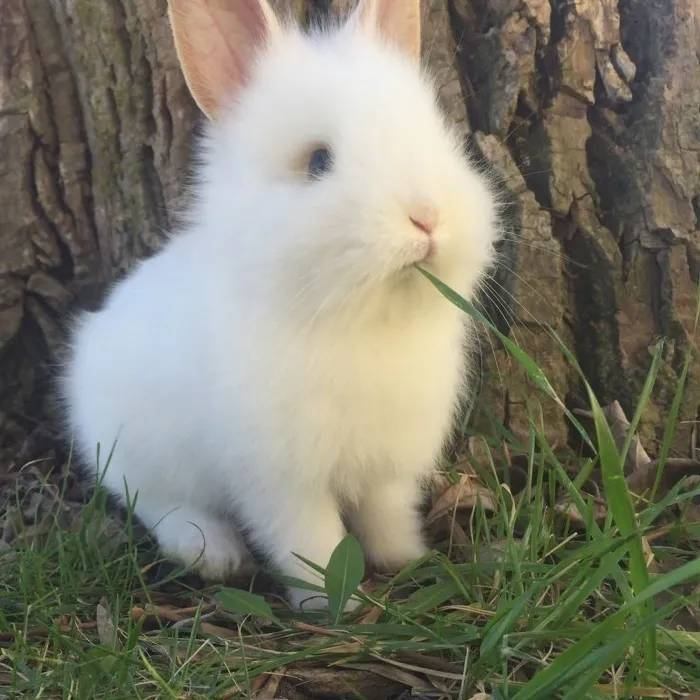
//> input picture rabbit.jpg, 700 x 700 px
$ ./main rabbit.jpg   (built with g++ and OpenCV 4)
//> lines starting //> are read from the running program, lines starting //| are printed output that depends on the picture; after the words box and inside, x2 and y2 are one past the last pixel; in counts of white or black regions, pixels touching at a corner belong together
#include "opencv2/imgcodecs.hpp"
#include "opencv2/highgui.hpp"
#include "opencv2/imgproc.hpp"
#include <iostream>
using namespace std;
using namespace cv;
static void help(char** argv)
{
    cout << "\nThis program demonstrates GrabCut segmentation -- select an object in a region\n"
        "and then grabcut will attempt to segment it out.\n"
        "Call:\n"
        << argv[0] << " <image_name>\n"
        "\nSelect a rectangular area around the object you want to segment\n" <<
        "\nHot keys: \n"
        "\tESC - quit the program\n"
        "\tr - restore the original image\n"
        "\tn - next iteration\n"
        "\n"
        "\tleft mouse button - set rectangle\n"
        "\n"
        "\tCTRL+left mouse button - set GC_BGD pixels\n"
        "\tSHIFT+left mouse button - set GC_FGD pixels\n"
        "\n"
        "\tCTRL+right mouse button - set GC_PR_BGD pixels\n"
        "\tSHIFT+right mouse button - set GC_PR_FGD pixels\n" << endl;
}
const Scalar RED = Scalar(0, 0, 255);
const Scalar PINK = Scalar(230, 130, 255);
const Scalar BLUE = Scalar(255, 0, 0);
const Scalar LIGHTBLUE = Scalar(255, 255, 160);
const Scalar GREEN = Scalar(0, 255, 0);
const int BGD_KEY = EVENT_FLAG_CTRLKEY;
const int FGD_KEY = EVENT_FLAG_SHIFTKEY;
static void getBinMask(const Mat& comMask, Mat& binMask)
{
    if (comMask.empty() || comMask.type() != CV_8UC1)
        CV_Error(Error::StsBadArg, "comMask is empty or has incorrect type (not CV_8UC1)");
    if (binMask.empty() || binMask.rows != comMask.rows || binMask.cols != comMask.cols)
        binMask.create(comMask.size(), CV_8UC1);
    binMask = comMask & 1;
}
class GCApplication
{
public:
    enum { NOT_SET = 0, IN_PROCESS = 1, SET = 2 };
    static const int radius = 2;
    static const int thickness = -1;
    void reset();
    void setImageAndWinName(const Mat& _image, const string& _winName);
    void showImage() const;
    void mouseClick(int event, int x, int y, int flags, void* param);
    int nextIter();
    int getIterCount() const { return iterCount; }
private:
    void setRectInMask();
    void setLblsInMask(int flags, Point p, bool isPr);
    const string* winName;
    const Mat* image;
    Mat mask;
    Mat bgdModel, fgdModel;
    uchar rectState, lblsState, prLblsState;
    bool isInitialized;
    Rect rect;
    vector<Point> fgdPxls, bgdPxls, prFgdPxls, prBgdPxls;
    int iterCount;
};
void GCApplication::reset()
{
    if (!mask.empty())
        mask.setTo(Scalar::all(GC_BGD));
    bgdPxls.clear(); fgdPxls.clear();
    prBgdPxls.clear();  prFgdPxls.clear();
    isInitialized = false;
    rectState = NOT_SET;
    lblsState = NOT_SET;
    prLblsState = NOT_SET;
    iterCount = 0;
}
void GCApplication::setImageAndWinName(const Mat& _image, const string& _winName)
{
    if (_image.empty() || _winName.empty())
        return;
    image = &_image;
    winName = &_winName;
    mask.create(image->size(), CV_8UC1);
    reset();
}
void GCApplication::showImage() const
{
    if (image->empty() || winName->empty())
        return;
    Mat res;
    Mat binMask;
    image->copyTo(res);
    if (isInitialized) {
        getBinMask(mask, binMask);
        Mat black(binMask.rows, binMask.cols, CV_8UC3, cv::Scalar(0, 0, 0));
        black.setTo(Scalar::all(255), binMask);
        addWeighted(black, 0.5, res, 0.5, 0.0, res);
    }
    vector<Point>::const_iterator it;
    for (it = bgdPxls.begin(); it != bgdPxls.end(); ++it)
        circle(res, *it, radius, BLUE, thickness);
    for (it = fgdPxls.begin(); it != fgdPxls.end(); ++it)
        circle(res, *it, radius, RED, thickness);
    for (it = prBgdPxls.begin(); it != prBgdPxls.end(); ++it)
        circle(res, *it, radius, LIGHTBLUE, thickness);
    for (it = prFgdPxls.begin(); it != prFgdPxls.end(); ++it)
        circle(res, *it, radius, PINK, thickness);
    if (rectState == IN_PROCESS || rectState == SET)
        rectangle(res, Point(rect.x, rect.y), Point(rect.x + rect.width, rect.y + rect.height), GREEN, 2);
    imshow(*winName, res);
}
void GCApplication::setRectInMask()
{
    CV_Assert(!mask.empty());
    mask.setTo(GC_BGD);
    rect.x = max(0, rect.x);
    rect.y = max(0, rect.y);
    rect.width = min(rect.width, image->cols - rect.x);
    rect.height = min(rect.height, image->rows - rect.y);
    (mask(rect)).setTo(Scalar(GC_PR_FGD));
}
void GCApplication::setLblsInMask(int flags, Point p, bool isPr)
{
    vector<Point>* bpxls, * fpxls;
    uchar bvalue, fvalue;
    if (!isPr)
    {
        bpxls = &bgdPxls;
        fpxls = &fgdPxls;
        bvalue = GC_BGD;
        fvalue = GC_FGD;
    }
    else
    {
        bpxls = &prBgdPxls;
        fpxls = &prFgdPxls;
        bvalue = GC_PR_BGD;
        fvalue = GC_PR_FGD;
    }
    if (flags & BGD_KEY)
    {
        bpxls->push_back(p);
        circle(mask, p, radius, bvalue, thickness);
    }
    if (flags & FGD_KEY)
    {
        fpxls->push_back(p);
        circle(mask, p, radius, fvalue, thickness);
    }
}
void GCApplication::mouseClick(int event, int x, int y, int flags, void*)
{
    // TODO add bad args check
    switch (event)
    {
    case EVENT_LBUTTONDOWN: // set rect or GC_BGD(GC_FGD) labels
    {
        bool isb = (flags & BGD_KEY) != 0,
            isf = (flags & FGD_KEY) != 0;
        if (rectState == NOT_SET && !isb && !isf)
        {
            rectState = IN_PROCESS;
            rect = Rect(x, y, 1, 1);
        }
        if ((isb || isf) && rectState == SET)
            lblsState = IN_PROCESS;
    }
    break;
    case EVENT_RBUTTONDOWN: // set GC_PR_BGD(GC_PR_FGD) labels
    {
        bool isb = (flags & BGD_KEY) != 0,
            isf = (flags & FGD_KEY) != 0;
        if ((isb || isf) && rectState == SET)
            prLblsState = IN_PROCESS;
    }
    break;
    case EVENT_LBUTTONUP:
        if (rectState == IN_PROCESS)
        {
            if (rect.x == x || rect.y == y) {
                rectState = NOT_SET;
            }
            else {
                rect = Rect(Point(rect.x, rect.y), Point(x, y));
                rectState = SET;
                setRectInMask();
                CV_Assert(bgdPxls.empty() && fgdPxls.empty() && prBgdPxls.empty() && prFgdPxls.empty());
            }
            showImage();
        }
        if (lblsState == IN_PROCESS)
        {
            setLblsInMask(flags, Point(x, y), false);
            lblsState = SET;
            nextIter();
            showImage();
        }
        else {
            if (rectState == SET) {
                nextIter();
                showImage();
            }
        }
        break;
    case EVENT_RBUTTONUP:
        if (prLblsState == IN_PROCESS)
        {
            setLblsInMask(flags, Point(x, y), true);
            prLblsState = SET;
        }
        if (rectState == SET) {
            nextIter();
            showImage();
        }
        break;
    case EVENT_MOUSEMOVE:
        if (rectState == IN_PROCESS)
        {
            rect = Rect(Point(rect.x, rect.y), Point(x, y));
            CV_Assert(bgdPxls.empty() && fgdPxls.empty() && prBgdPxls.empty() && prFgdPxls.empty());
            showImage();
        }
        else if (lblsState == IN_PROCESS)
        {
            setLblsInMask(flags, Point(x, y), false);
            showImage();
        }
        else if (prLblsState == IN_PROCESS)
        {
            setLblsInMask(flags, Point(x, y), true);
            showImage();
        }
        break;
    }
}
int GCApplication::nextIter()
{
    if (isInitialized)
        grabCut(*image, mask, rect, bgdModel, fgdModel, 1);
    else
    {
        if (rectState != SET)
            return iterCount;
        if (lblsState == SET || prLblsState == SET)
            grabCut(*image, mask, rect, bgdModel, fgdModel, 1, GC_INIT_WITH_MASK);
        else
            grabCut(*image, mask, rect, bgdModel, fgdModel, 1, GC_INIT_WITH_RECT);
        isInitialized = true;
    }
    iterCount++;
    bgdPxls.clear(); fgdPxls.clear();
    prBgdPxls.clear(); prFgdPxls.clear();
    return iterCount;
}
GCApplication gcapp;
static void on_mouse(int event, int x, int y, int flags, void* param)
{
    gcapp.mouseClick(event, x, y, flags, param);
}
int main(int argc, char** argv)
{
    cv::CommandLineParser parser(argc, argv, "{@input| rabbit.jpg |}");
    help(argv);
    string filename = parser.get<string>("@input");
    if (filename.empty())
    {
        cout << "\nDurn, empty filename" << endl;
        return 1;
    }
    Mat image = imread(samples::findFile(filename), IMREAD_COLOR);
//> image is the input picture: 700 rows x 700 cols, CV_8UC3; mean B, G, R 107.6, 122.1, 123.4
    if (image.empty())
    {
        cout << "\n Durn, couldn't read image filename " << filename << endl;
        return 1;
    }
    const string winName = "image";
    namedWindow(winName, WINDOW_AUTOSIZE);
    setMouseCallback(winName, on_mouse, 0);
    gcapp.setImageAndWinName(image, winName);
    gcapp.showImage();
    for (;;)
    {
        char c = (char)waitKey(0);
//> the left mouse button is pressed at (175, 175)
//> the mouse is dragged to (350, 350)
//> the mouse is dragged to (525, 525)
//> in showImage (call 3), `rectangle(res, Point(rect.x, rect.y), Point(rect.x + rect.width, rect...`:
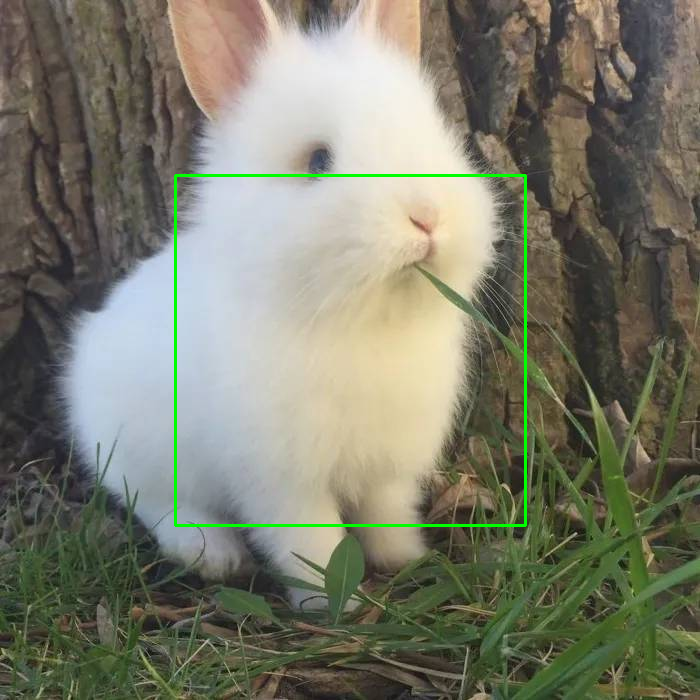
//> res: 700 rows x 700 cols, CV_8UC3; mean B, G, R 106.4, 123, 122.1
//> the button is released at (525, 525)
//> in nextIter, `grabCut(*image, mask, rect, bgdModel, fgdModel, 1, GC_INIT_WITH_RECT);`:
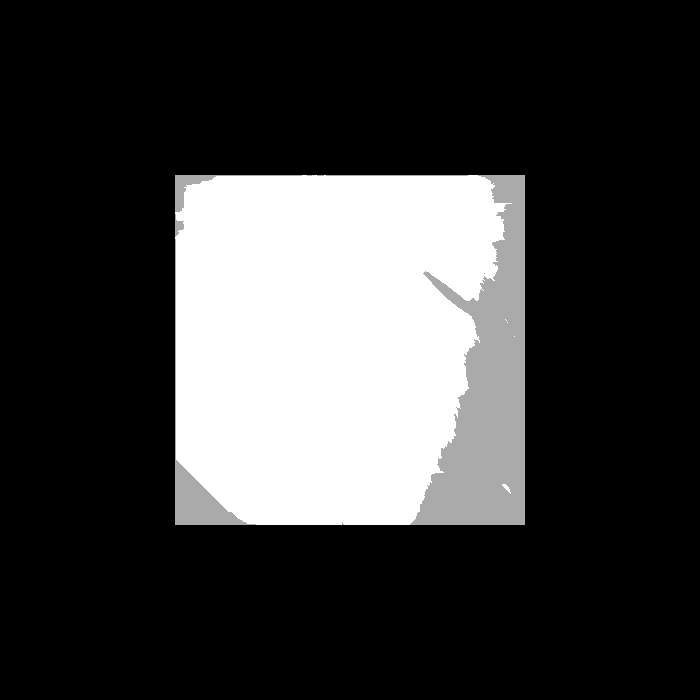
//> mask: 700 rows x 700 cols, CV_8UC1; min 0, max 3, mean 0.701; drawn with min black and max white
//> in nextIter, `grabCut(*image, mask, rect, bgdModel, fgdModel, 1, GC_INIT_WITH_RECT);`: bgdModel = 65 values, max 587.9 at index 37, min -24.34 at index 31, mean 135; fgdModel = 65 values, max 556.9 at index 55, min -53.13 at index 58, mean 162.3
//> in getBinMask, `binMask = comMask & 1;`:
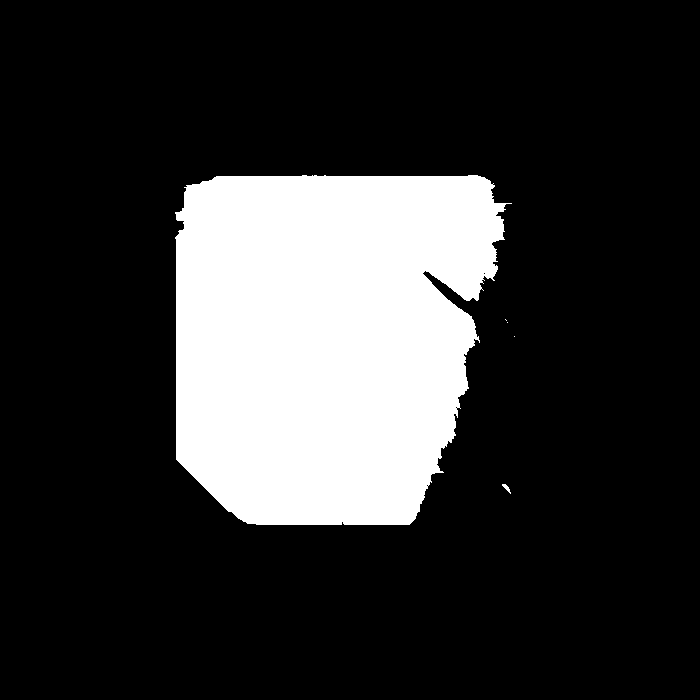
//> binMask: 700 rows x 700 cols, CV_8UC1; values 0 (black) and 1 (white), 20.1% white; 5 white regions (3 under 20 px), largest, box (x1, y1, x2, y2) and area: (175, 175, 512, 525) 98415, (502, 484, 511, 494) 35
//> in showImage (call 5), `addWeighted(black, 0.5, res, 0.5, 0.0, res);`:
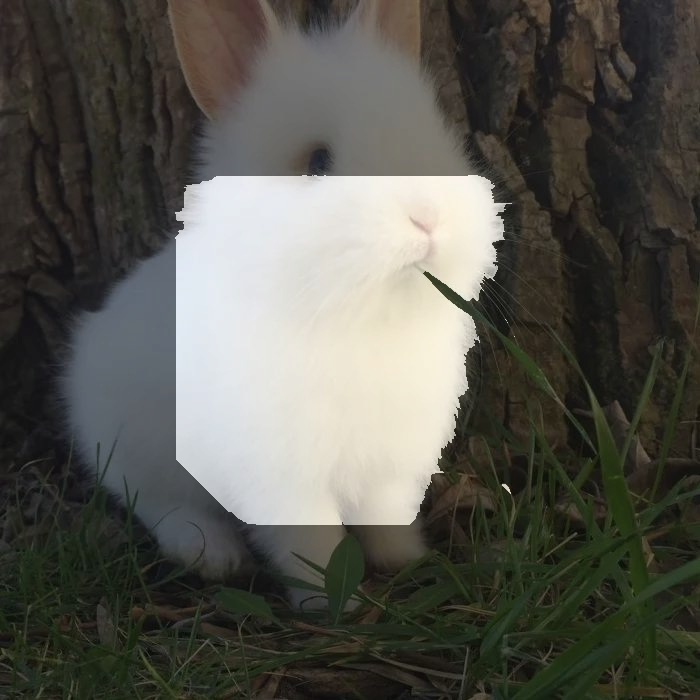
//> res: 700 rows x 700 cols, CV_8UC3; mean B, G, R 79.4, 86.6, 87.3
//> in showImage (call 5), `rectangle(res, Point(rect.x, rect.y), Point(rect.x + rect.width, rect...`:
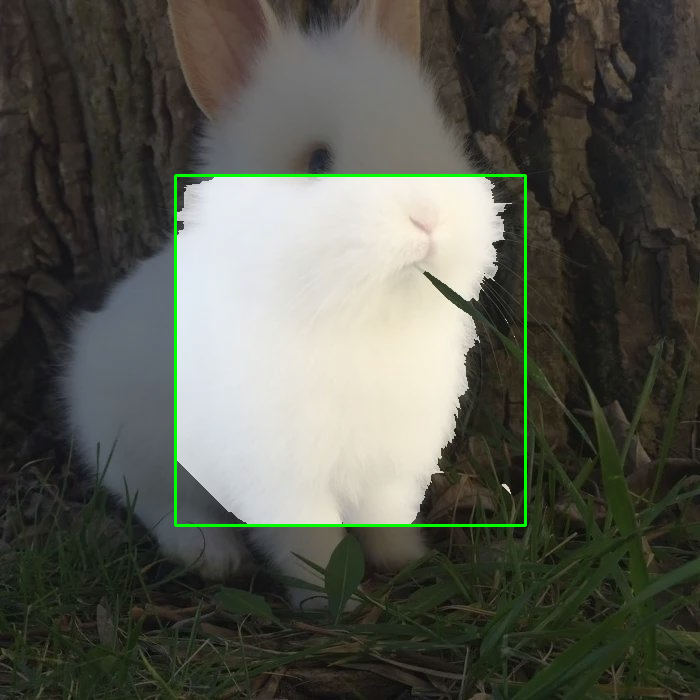
//> res: 700 rows x 700 cols, CV_8UC3; 0.86% of pixels changed, all inside (x1, y1, x2, y2) = (174, 174, 527, 527)
//> the Esc key is pressed
        switch (c)
        {
        case '\x1b':
            cout << "Exiting ..." << endl;
            goto exit_main;
        case 'r':
            cout << endl;
            gcapp.reset();
            gcapp.showImage();
            break;
        case 'n':
            int iterCount = gcapp.getIterCount();
            cout << "<" << iterCount << "... ";
            int newIterCount = gcapp.nextIter();
            if (newIterCount > iterCount)
            {
                gcapp.showImage();
                cout << iterCount << ">" << endl;
            }
            else
                cout << "rect must be determined>" << endl;
            break;
        }
    }
exit_main:
    destroyWindow(winName);
    return 0;
}
